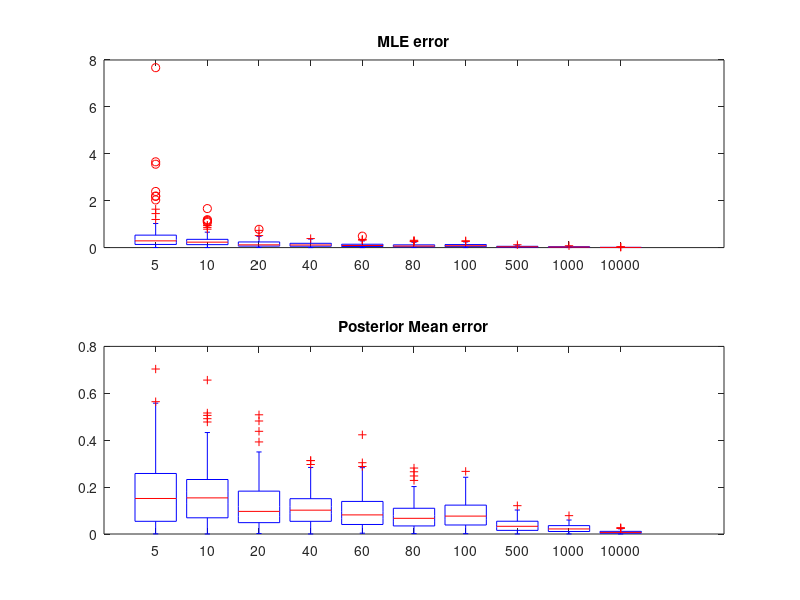

MATLAB code for this plot:
clear; clc;
close all;
lam = 5; a = 5.5; b = 1;
M=100;
plt1 = zeros(100,10);
plt2 = zeros(100,10);
i = 1;
for n = [5 10 20 40 60 80 100 500 1000 10000]
    X = rand(M, n);
    Y = -1*log(X)/lam;
    ml_lam = n*(sum(Y, 2).^(-1));
    ml_error = abs(ml_lam - lam)/lam;
    map_lam = (n+a-1)*((sum(Y, 2)+b).^(-1));
    map_error = abs(map_lam - lam)/lam;
    plt1(:,i) = ml_error;
    plt2(:,i) = map_error;
    i = i + 1;
end
figure;
subplot(2,1,1),boxplot(plt1),xticklabels({5,10,20,40,60,80,100,500,1000,10000}),title('MLE error')
subplot(2,1,2),boxplot(plt2),xticklabels({5,10,20,40,60,80,100,500,1000,10000}),title('Posterior Mean error')